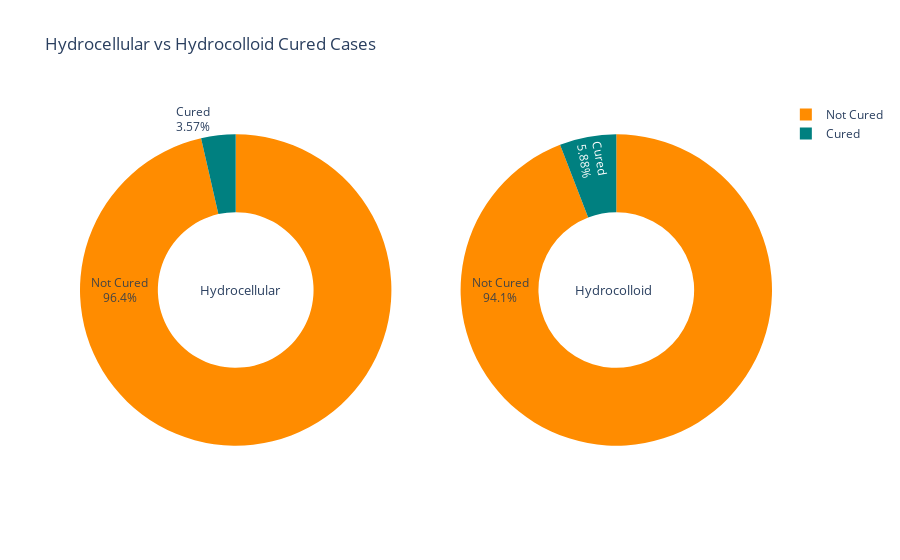

The cell this chart's notebook holds for it:
### Code cell
# Pie chart of the Cured and Not Cured cases for Hydrocellular and Hydrocolloid

labels=['Cured','Not Cured']                                                          

c_ar = analysis_df.loc[(analysis_df['Dressing type'] == 'Hydrocellular') & (analysis_df['Cured: 1, no cured: 2'] == 1)]['Cured: 1, no cured: 2'].count() 
n_ar = analysis_df.loc[(analysis_df['Dressing type'] == 'Hydrocellular') & (analysis_df['Cured: 1, no cured: 2'] == 2)]['Cured: 1, no cured: 2'].count()


c_id  = analysis_df.loc[(analysis_df['Dressing type'] == 'Hydrocolloid') & (analysis_df['Cured: 1, no cured: 2'] == 1)]['Cured: 1, no cured: 2'].count() 
n_id  = analysis_df.loc[(analysis_df['Dressing type'] == 'Hydrocolloid') & (analysis_df['Cured: 1, no cured: 2'] == 2)]['Cured: 1, no cured: 2'].count()



values_ar = [c_ar, n_ar]
values_id = [c_id, n_id]

fig = make_subplots(rows=1, cols=2, specs=[[{'type':'domain'}, {'type':'domain'}]])

fig.add_trace(go.Pie(labels=labels, values=values_ar, textinfo='label+percent',
                             insidetextorientation='radial'
                            , name= "Hydrocellular"), 1, 1)

fig.add_trace(go.Pie(labels=labels, values=values_id, textinfo='label+percent',
                             insidetextorientation='radial'
                            , name= "Hydrocolloid"), 1, 2)

colors = ['teal', 'darkorange']


fig.update_traces(hole=.5, marker=dict(colors=colors))



fig.update_layout(title_text='Hydrocellular vs Hydrocolloid Cured Cases', 
                  annotations=[
                      dict(text='Hydrocellular', x=0.17, y=0.5, font_size=13, showarrow=False),
                      dict(text='Hydrocolloid', x=0.83, y=0.5, font_size=13, showarrow=False)])

### Figure 1 — Plotly figure (JSON) as saved in the notebook; plotly's stock layout.template omitted (floating-point values rounded to 4 significant figures)
{"data": [{"domain": {"x": [0, 0.45], "y": [0, 1]}, "hole": 0.5, "insidetextorientation": "radial", "labels": ["Cured", "Not Cured"], "marker": {"colors": ["teal", "darkorange"]}, "name": "Hydrocellular", "textinfo": "label+percent", "type": "pie", "values": [3, 81]}, {"domain": {"x": [0.55, 1], "y": [0, 1]}, "hole": 0.5, "insidetextorientation": "radial", "labels": ["Cured", "Not Cured"], "marker": {"colors": ["teal", "darkorange"]}, "name": "Hydrocolloid", "textinfo": "label+percent", "type": "pie", "values": [5, 80]}], "layout": {"annotations": [{"font": {"size": 13}, "showarrow": false, "text": "Hydrocellular", "x": 0.17, "y": 0.5}, {"font": {"size": 13}, "showarrow": false, "text": "Hydrocolloid", "x": 0.83, "y": 0.5}], "autosize": true, "title": {"text": "Hydrocellular vs Hydrocolloid Cured Cases"}}}
